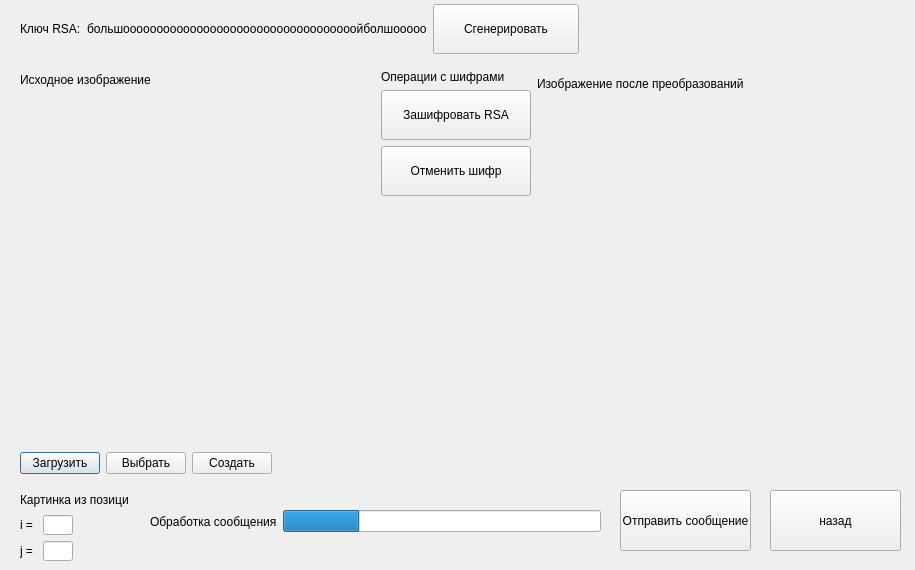
<?xml version="1.0" encoding="UTF-8"?>
<ui version="4.0">
 <class>Dialog</class>
 <widget class="QDialog" name="Dialog">
  <property name="geometry">
   <rect>
    <x>0</x>
    <y>0</y>
    <width>915</width>
    <height>570</height>
   </rect>
  </property>
  <property name="windowTitle">
   <string>Dialog</string>
  </property>
  <widget class="QWidget" name="layoutWidget">
   <property name="geometry">
    <rect>
     <x>20</x>
     <y>70</y>
     <width>872</width>
     <height>404</height>
    </rect>
   </property>
   <layout class="QHBoxLayout" name="componate_img_center">
    <item>
     <layout class="QVBoxLayout" name="componate_img_original_with_all">
      <item>
       <widget class="QLabel" name="lbl_img_original">
        <property name="text">
         <string>Исходное изображение</string>
        </property>
       </widget>
      </item>
      <item>
       <widget class="QLabel" name="img_original">
        <property name="minimumSize">
         <size>
          <width>350</width>
          <height>350</height>
         </size>
        </property>
        <property name="text">
         <string/>
        </property>
       </widget>
      </item>
      <item>
       <layout class="QHBoxLayout" name="componate_button_load">
        <item>
         <widget class="QPushButton" name="button_load_img">
          <property name="text">
           <string>Загрузить</string>
          </property>
         </widget>
        </item>
        <item>
         <widget class="QPushButton" name="button_choose_img">
          <property name="text">
           <string>Выбрать</string>
          </property>
         </widget>
        </item>
        <item>
         <widget class="QPushButton" name="button_make_img">
          <property name="text">
           <string>Создать</string>
          </property>
         </widget>
        </item>
        <item>
         <spacer name="horizontalSpacer">
          <property name="orientation">
           <enum>Qt::Horizontal</enum>
          </property>
          <property name="sizeHint" stdset="0">
           <size>
            <width>40</width>
            <height>20</height>
           </size>
          </property>
         </spacer>
        </item>
       </layout>
      </item>
     </layout>
    </item>
    <item>
     <layout class="QVBoxLayout" name="componate_buttons_crypto_2">
      <item>
       <widget class="QLabel" name="label">
        <property name="text">
         <string>Операции с шифрами</string>
        </property>
       </widget>
      </item>
      <item>
       <layout class="QVBoxLayout" name="componate_buttons_crypto">
        <item>
         <widget class="QPushButton" name="button_crypto_rsa">
          <property name="minimumSize">
           <size>
            <width>100</width>
            <height>50</height>
           </size>
          </property>
          <property name="text">
           <string>Зашифровать RSA</string>
          </property>
         </widget>
        </item>
        <item>
         <widget class="QPushButton" name="button_crypto_cansel">
          <property name="minimumSize">
           <size>
            <width>150</width>
            <height>50</height>
           </size>
          </property>
          <property name="text">
           <string>Отменить шифр</string>
          </property>
         </widget>
        </item>
       </layout>
      </item>
      <item>
       <spacer name="verticalSpacer">
        <property name="orientation">
         <enum>Qt::Vertical</enum>
        </property>
        <property name="sizeHint" stdset="0">
         <size>
          <width>20</width>
          <height>40</height>
         </size>
        </property>
       </spacer>
      </item>
     </layout>
    </item>
    <item>
     <layout class="QVBoxLayout" name="componate_img_changed">
      <item>
       <widget class="QLabel" name="lbl_img_changed">
        <property name="text">
         <string>Изображение после преобразований</string>
        </property>
       </widget>
      </item>
      <item>
       <widget class="QLabel" name="img_changed">
        <property name="minimumSize">
         <size>
          <width>350</width>
          <height>350</height>
         </size>
        </property>
        <property name="text">
         <string/>
        </property>
       </widget>
      </item>
      <item>
       <spacer name="horizontalSpacer_2">
        <property name="orientation">
         <enum>Qt::Horizontal</enum>
        </property>
        <property name="sizeHint" stdset="0">
         <size>
          <width>40</width>
          <height>20</height>
         </size>
        </property>
       </spacer>
      </item>
     </layout>
    </item>
   </layout>
  </widget>
  <widget class="QWidget" name="layoutWidget_2">
   <property name="geometry">
    <rect>
     <x>20</x>
     <y>490</y>
     <width>109</width>
     <height>71</height>
    </rect>
   </property>
   <layout class="QVBoxLayout" name="componate_coordinate">
    <item>
     <widget class="QLabel" name="label_4">
      <property name="text">
       <string>Картинка из позиции</string>
      </property>
     </widget>
    </item>
    <item>
     <layout class="QHBoxLayout" name="componate_coordinat_i">
      <item>
       <widget class="QLabel" name="kbk_show_coordinate_i">
        <property name="text">
         <string>i = </string>
        </property>
       </widget>
      </item>
      <item>
       <widget class="QLineEdit" name="edit_coordinate_i">
        <property name="minimumSize">
         <size>
          <width>30</width>
          <height>20</height>
         </size>
        </property>
        <property name="maximumSize">
         <size>
          <width>30</width>
          <height>20</height>
         </size>
        </property>
       </widget>
      </item>
      <item>
       <spacer name="horizontalSpacer_6">
        <property name="orientation">
         <enum>Qt::Horizontal</enum>
        </property>
        <property name="sizeHint" stdset="0">
         <size>
          <width>40</width>
          <height>20</height>
         </size>
        </property>
       </spacer>
      </item>
     </layout>
    </item>
    <item>
     <layout class="QHBoxLayout" name="componate_coordinate_j">
      <item>
       <widget class="QLabel" name="lbl_show_coordinate_j">
        <property name="text">
         <string>j = </string>
        </property>
       </widget>
      </item>
      <item>
       <widget class="QLineEdit" name="edit_coordinate_j">
        <property name="minimumSize">
         <size>
          <width>30</width>
          <height>20</height>
         </size>
        </property>
        <property name="maximumSize">
         <size>
          <width>30</width>
          <height>20</height>
         </size>
        </property>
       </widget>
      </item>
      <item>
       <spacer name="horizontalSpacer_7">
        <property name="orientation">
         <enum>Qt::Horizontal</enum>
        </property>
        <property name="sizeHint" stdset="0">
         <size>
          <width>40</width>
          <height>20</height>
         </size>
        </property>
       </spacer>
      </item>
     </layout>
    </item>
   </layout>
  </widget>
  <widget class="QWidget" name="layoutWidget_3">
   <property name="geometry">
    <rect>
     <x>150</x>
     <y>510</y>
     <width>451</width>
     <height>23</height>
    </rect>
   </property>
   <layout class="QHBoxLayout" name="componate_progress">
    <item>
     <widget class="QLabel" name="lbl_progress">
      <property name="text">
       <string>Обработка сообщения</string>
      </property>
     </widget>
    </item>
    <item>
     <widget class="QProgressBar" name="progress_send">
      <property name="value">
       <number>24</number>
      </property>
      <property name="textVisible">
       <bool>false</bool>
      </property>
     </widget>
    </item>
   </layout>
  </widget>
  <widget class="QPushButton" name="button_send_messege">
   <property name="geometry">
    <rect>
     <x>620</x>
     <y>490</y>
     <width>131</width>
     <height>61</height>
    </rect>
   </property>
   <property name="text">
    <string>Отправить сообщение</string>
   </property>
  </widget>
  <widget class="QPushButton" name="button_back">
   <property name="geometry">
    <rect>
     <x>770</x>
     <y>490</y>
     <width>131</width>
     <height>61</height>
    </rect>
   </property>
   <property name="text">
    <string>назад</string>
   </property>
  </widget>
  <widget class="QWidget" name="layoutWidget_4">
   <property name="geometry">
    <rect>
     <x>20</x>
     <y>0</y>
     <width>559</width>
     <height>58</height>
    </rect>
   </property>
   <layout class="QHBoxLayout" name="componate_p_key_all">
    <item>
     <layout class="QHBoxLayout" name="componate_p_key">
      <item>
       <layout class="QVBoxLayout" name="componate_p_key_show">
        <item>
         <layout class="QHBoxLayout" name="componate_p_key_show_value">
          <item>
           <widget class="QLabel" name="p_key_show_value">
            <property name="text">
             <string>Ключ RSA:</string>
            </property>
           </widget>
          </item>
         </layout>
        </item>
       </layout>
      </item>
      <item>
       <layout class="QVBoxLayout" name="componate_p_key_edit_2">
        <item>
         <layout class="QHBoxLayout" name="componate_p_key_edit_value">
          <item>
           <widget class="QLabel" name="rsa_key">
            <property name="text">
             <string>большооооооооооооооооооооооооооооооооооойболшооооо</string>
            </property>
           </widget>
          </item>
         </layout>
        </item>
       </layout>
      </item>
     </layout>
    </item>
    <item>
     <widget class="QPushButton" name="button_rsa_key_generate">
      <property name="minimumSize">
       <size>
        <width>50</width>
        <height>50</height>
       </size>
      </property>
      <property name="text">
       <string>Сгенерировать</string>
      </property>
     </widget>
    </item>
   </layout>
  </widget>
 </widget>
 <resources/>
 <connections/>
</ui>
